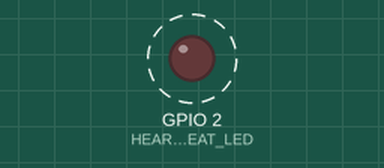
Recording of a program running on a simulated ESP32. On the bench: output pins drawn as LEDs (lit = HIGH). Dashed ring = blinking. What the program prints to the serial monitor is not drawn.

Above: at 0.2 s.
Timing chart, 0 to 3.0 s (numbered marks = the images above):
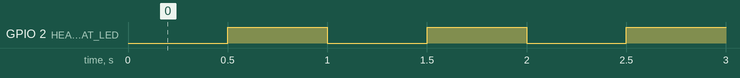

The program:

main.cpp
```cpp
#include <Arduino.h>

constexpr uint8_t HEARTBEAT_LED = 2;
constexpr uint32_t BLINK_MS = 500; // Sang 500 ms + tat 500 ms = chu ky 1 giay.
constexpr uint32_t SERIAL_MS = 3000;
uint32_t lastBlink = 0;
uint32_t lastSerial = 0;
bool ledState = false;

void updateHeartbeat(uint32_t now)
{
    const uint32_t elapsed = now - lastBlink;
    if (elapsed >= BLINK_MS)
    {
        const uint32_t periods = elapsed / BLINK_MS;
        lastBlink += periods * BLINK_MS;
        if (periods % 2 != 0)
        {
            ledState = !ledState;
            digitalWrite(HEARTBEAT_LED, ledState);
        }
    }
}

void updateSerial(uint32_t now)
{
    const uint32_t elapsed = now - lastSerial;
    if (elapsed >= SERIAL_MS)
    {
        lastSerial += (elapsed / SERIAL_MS) * SERIAL_MS;
        Serial.printf("He thong dang hoat dong | Uptime: %lu ms\n",
                      static_cast<unsigned long>(now));
    }
}

void setup()
{
    Serial.begin(115200);
    pinMode(HEARTBEAT_LED, OUTPUT);
    digitalWrite(HEARTBEAT_LED, LOW);
    lastBlink = lastSerial = millis();
}

void loop()
{
    const uint32_t now = millis();
    updateHeartbeat(now);
    updateSerial(now);
}
```

Measured:
- by itself, GPIO 2 (HEARTBEAT_LED): alternates HIGH for 0.50 s and LOW for 0.50 s
